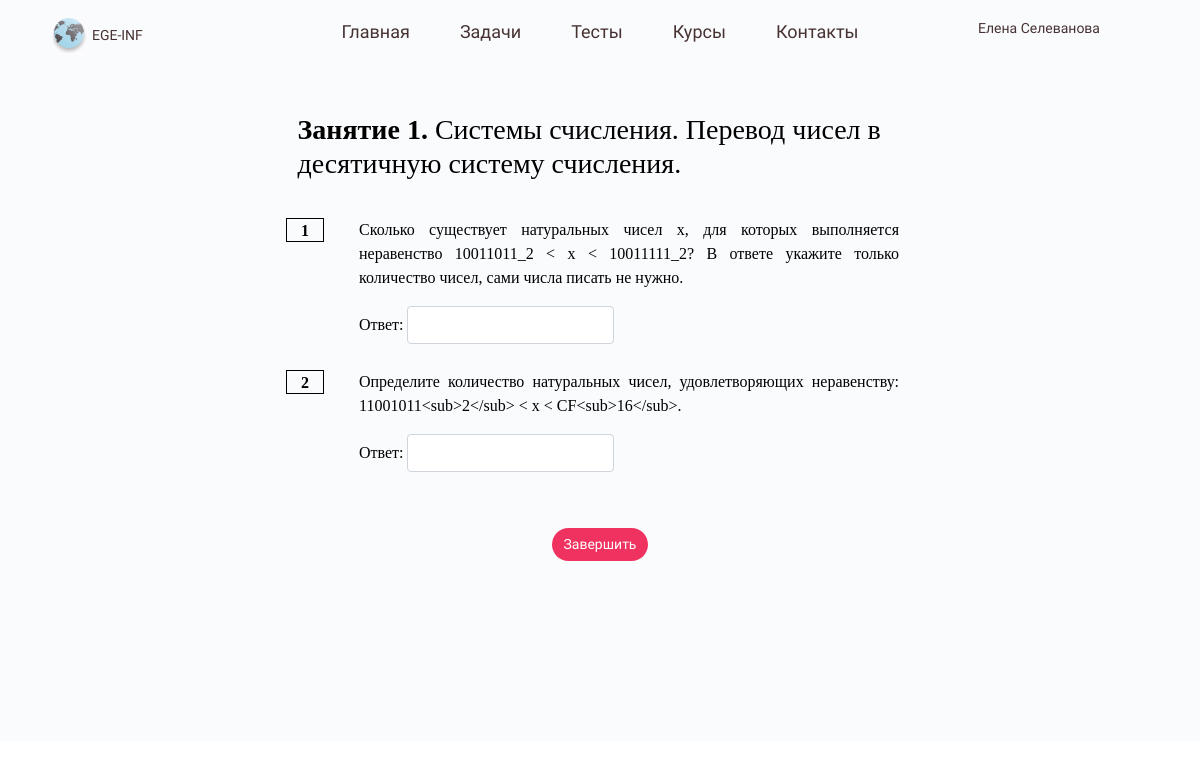
The app's page /catalog/lesson/, older data.
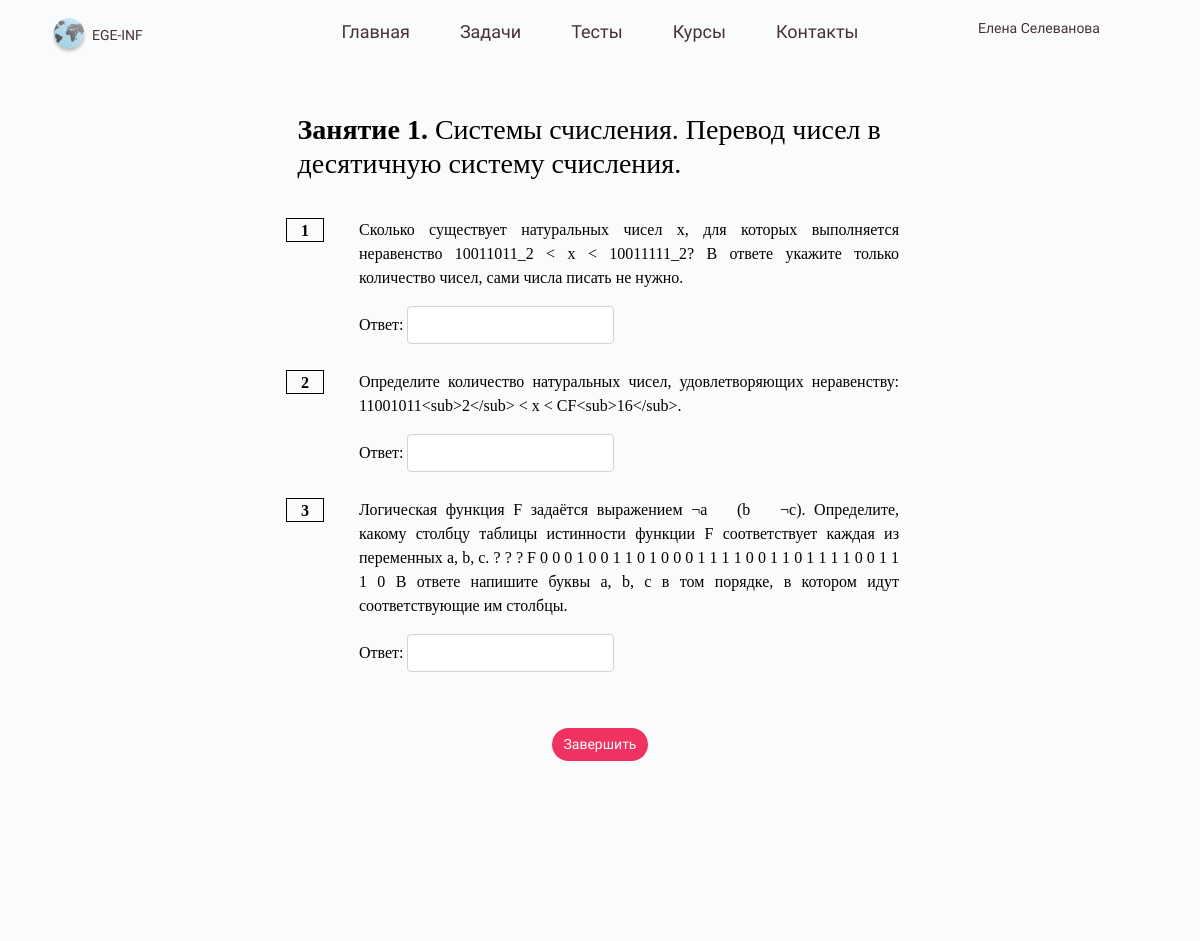
The same page, newer data.
### catalog/models.py (models this page shows, shortened)
class Task(models.Model):
    topic = models.ForeignKey(
        Topic,
        on_delete=models.CASCADE,
        verbose_name="Тема задачи"
    )
    task_text = models.TextField('Условие задачи')
    answer_text = models.CharField('Ответ', max_length=50)
    detail_solution_text = models.TextField('Решение')
    type_of_task_text = models.CharField('Тип задачи',max_length=100)
    author_of_task = models.ForeignKey(
        User,
        on_delete=models.CASCADE,
        verbose_name="Автор"
    )
    source_of_task_text = models.CharField('Источник',max_length=100)
    year_of_task_text = models.CharField('Актуальный год',max_length=100)
    necessary_topics = models.CharField('Необходимо знание тем',max_length=100)
    creation_date = models.DateTimeField('Дата создания')
    publication_date = models.DateTimeField('Дата публикации')

### catalog/views.py (the view)
# urls.py: path('lesson/', views.LessonView.as_view(), name='lesson'),
class LessonView(generic.ListView):
    template_name = 'catalog/lesson.html'
    context_object_name = 'latest_task_list'
    def get_queryset(self):
       return Task.objects.all()

### catalog/templates/catalog/lesson.html (shortened to what this page needs)
{% extends "catalog/base_generic.html" %}
{% block content %}
    <div class="row justify-content-center">
          <div class="lessonTheme col-lg-7">
            <h3><b>Занятие 1.</b> Системы счисления. Перевод чисел в десятичную систему счисления.</h3>
          </div>
          {% for task in latest_task_list %}
              <div class="number col-lg-1">
                <b>{{ forloop.counter }}</b>
              </div>
              <div class="task col-lg-6">
                <p>{{ task.task_text }}</p>
                   <form>
                     <div class="form-group row">
                       <label for="formAnswerInput" class="col-sm-1 col-form-label">Ответ:</label>
                       <div class="col-sm-5">
                         <input type="text" class="form-control" id="formAnswerInput">
                       </div>
                     </div>
                   </form>
              </div>
            {% empty %}
                 <p>В данном уроке ещё нет заданий.</p>
            {% endfor %}
          <div class="mybutton">
            <input id="buttonComplete" class="btn btn-primary" type="submit" value="Завершить" onclick="window.location='result_course1_lesson1.html'">
          </div>
    </div>
{% endblock %}

Row changes from the older to the newer data that the page shows:
added Task: task_text "Логическая функция F задаётся выражением ¬a  (b  ¬c). Определите, какому столбцу таблицы истинности функции F соответствует каждая из переменных a, b, c. ? ? ? F 0 0 0 1 0 0 1 1 0 1 0 0 0 1 1 1 1 0 0 1 1 0 1 1 1 1 0 0 1 1 1 0 В ответе напишите буквы a, b, c в том порядке, в котором идут соответствующие им столбцы."
